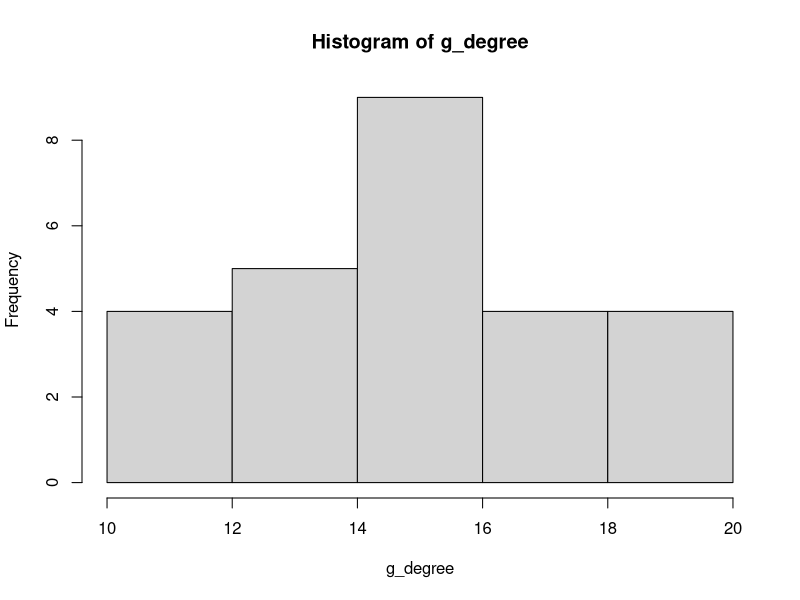
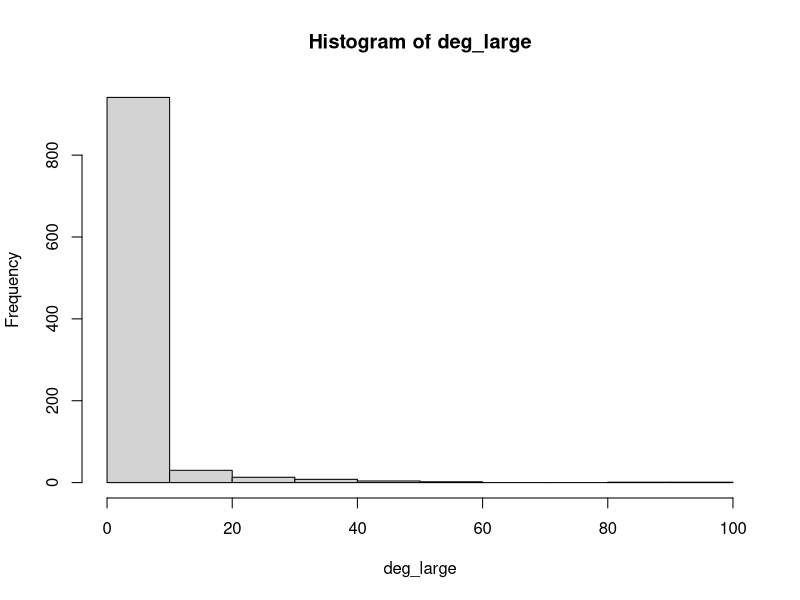
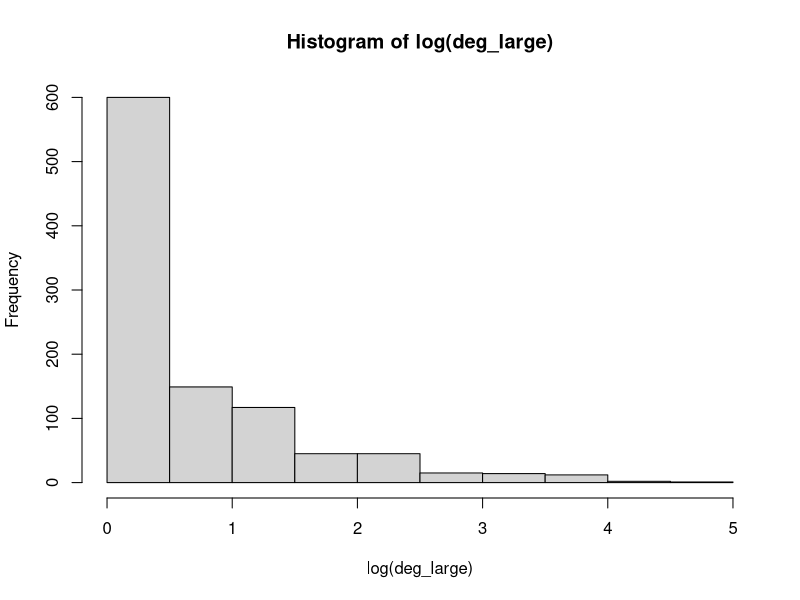
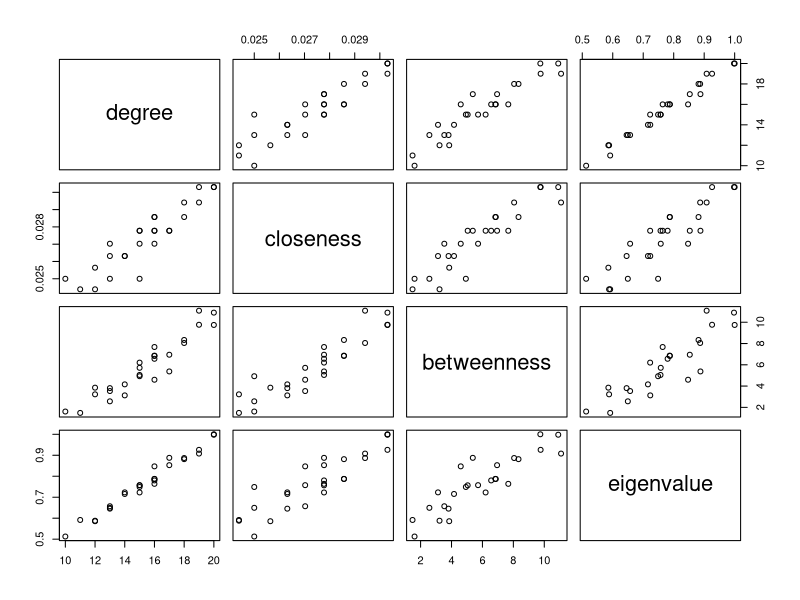
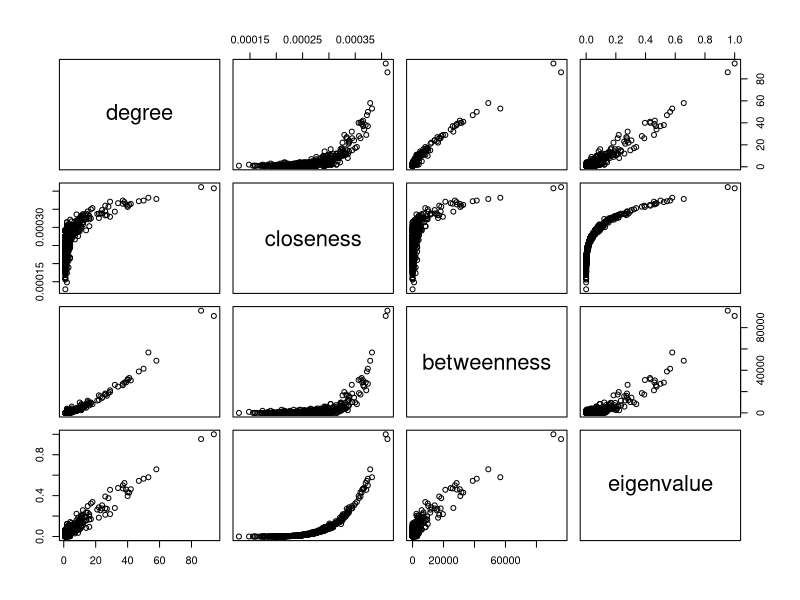

The R script that drew these images, in order:
## ---- chunk 1
# Set seed for reproducibility
set.seed(12345)

# Generate data
links <- data.frame(byer = rep(letters, 1, each = 26),
                    sllr = rep(letters, 26),
                    con = rnorm(26 * 26)^2) # Calculate arbitrary weights

# Drop connections with oneself
links <- links[links[["byer"]] != links[["sllr"]], ]

# Only keep strong connections
links <- links[abs(links[["con"]]) > 1, ]

library("igraph") # Load package
graph_df <- graph_from_data_frame(links, directed = FALSE)
## ---- chunk 2
# Load package
library("igraph")

# Obtain degrees
g_degree <- degree(graph_df)

g_degree
## ---- chunk 3
hist(g_degree)
## ---- chunk 4
# From the example of sample_degseq

# Pre-specify the degrees of the nodes according to the
# power law
degs <- sample(1:100, 1000, replace = TRUE, prob = (1:100)^-2)

# Check if degrees sum up to an even number
# if not, add 1 to the first node to make the sum even
if (sum(degs) %% 2 != 0) {
  degs[1] <- degs[1] + 1
}

# Create random graph
g_large <- sample_degseq(degs, method = "vl")

# Calculate degree
deg_large <- degree(g_large)

# Histogram of the degree
hist(deg_large)
## ---- chunk 5
hist(log(deg_large))
## ---- chunk 6
g_close <- closeness(graph_df)

round(g_close, 2)
## ---- chunk 7
g_betw <- betweenness(graph_df)

round(g_betw, 2)
## ---- chunk 8
g_eigen <- eigen_centrality(graph_df)

round(g_eigen[["vector"]], 2)
## ---- chunk 9
# Collect the different centrality measures in a data frame
centr_small <- data.frame(degree = g_degree,
                          closeness = g_close,
                          betweenness = g_betw,
                          eigenvalue = g_eigen[["vector"]])

# Scatterplot matrix
pairs(centr_small)
## ---- chunk 10
# Collect the different centrality measures in a data frame
centr_large <- data.frame(degree = degree(g_large),
                          closeness = closeness(g_large),
                          betweenness = betweenness(g_large),
                          eigenvalue = eigen_centrality(g_large)[["vector"]])

# Scatterplot matrix
pairs(centr_large)
